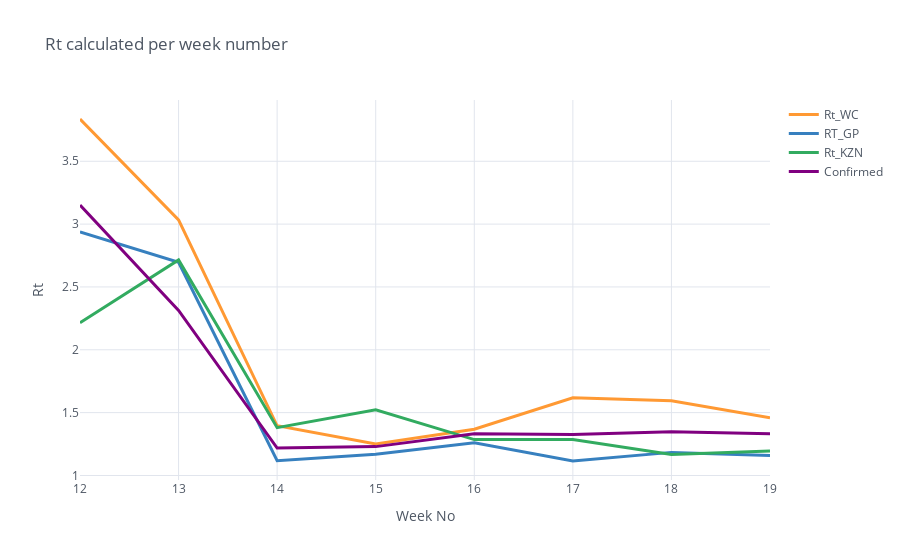

This figure's notebook cell:
### Code cell
Rt_DF.iloc[1:].iplot(theme="white",xTitle = "Week No",yTitle="Rt",width=3,symbol='circle-dot',size=25,
            title=f"Rt calculated per week number")

### Figure 1 — Plotly figure (JSON) as saved in the notebook; plotly's stock layout.template omitted (floating-point values rounded to 4 significant figures)
{"data": [{"line": {"color": "rgba(255, 153, 51, 1.0)", "dash": "solid", "shape": "linear", "width": 3}, "mode": "lines", "name": "Rt_WC", "text": "", "type": "scatter", "x": [12, 13, 14, 15, 16, 17, 18, 19], "y": [3.836, 3.034, 1.395, 1.25, 1.368, 1.617, 1.595, 1.46]}, {"line": {"color": "rgba(55, 128, 191, 1.0)", "dash": "solid", "shape": "linear", "width": 3}, "mode": "lines", "name": "RT_GP", "text": "", "type": "scatter", "x": [12, 13, 14, 15, 16, 17, 18, 19], "y": [2.938, 2.696, 1.118, 1.17, 1.261, 1.115, 1.184, 1.16]}, {"line": {"color": "rgba(50, 171, 96, 1.0)", "dash": "solid", "shape": "linear", "width": 3}, "mode": "lines", "name": "Rt_KZN", "text": "", "type": "scatter", "x": [12, 13, 14, 15, 16, 17, 18, 19], "y": [2.215, 2.715, 1.38, 1.523, 1.285, 1.285, 1.168, 1.194]}, {"line": {"color": "rgba(128, 0, 128, 1.0)", "dash": "solid", "shape": "linear", "width": 3}, "mode": "lines", "name": "Confirmed", "text": "", "type": "scatter", "x": [12, 13, 14, 15, 16, 17, 18, 19], "y": [3.151, 2.313, 1.218, 1.23, 1.331, 1.327, 1.347, 1.332]}], "layout": {"legend": {"bgcolor": "#FFFFFF", "font": {"color": "#4D5663"}}, "paper_bgcolor": "#FFFFFF", "plot_bgcolor": "#FFFFFF", "title": {"font": {"color": "#4D5663"}, "text": "Rt calculated per week number"}, "xaxis": {"gridcolor": "#E1E5ED", "showgrid": true, "tickfont": {"color": "#4D5663"}, "title": {"font": {"color": "#4D5663"}, "text": "Week No"}, "zerolinecolor": "#E1E5ED"}, "yaxis": {"gridcolor": "#E1E5ED", "showgrid": true, "tickfont": {"color": "#4D5663"}, "title": {"font": {"color": "#4D5663"}, "text": "Rt"}, "zerolinecolor": "#E1E5ED"}}}
